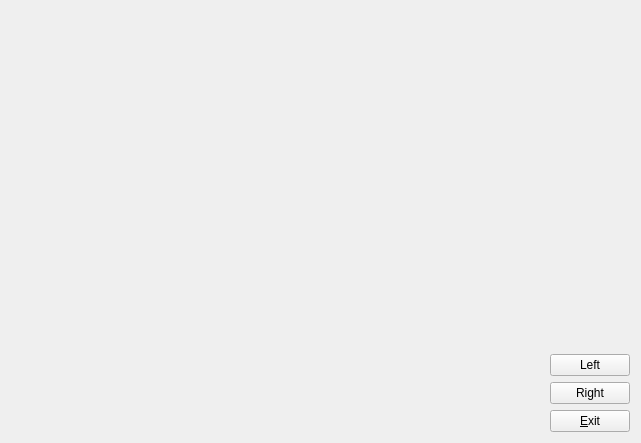
<?xml version="1.0" encoding="UTF-8"?>
<ui version="4.0">
 <class>MyForm</class>
 <widget class="QWidget" name="MyForm">
  <property name="geometry">
   <rect>
    <x>0</x>
    <y>0</y>
    <width>641</width>
    <height>443</height>
   </rect>
  </property>
  <property name="windowTitle">
   <string>IDI-Lab</string>
  </property>
  <layout class="QHBoxLayout" name="horizontalLayout">
   <item>
    <widget class="MyGLWidget" name="widget" native="true">
     <property name="sizePolicy">
      <sizepolicy hsizetype="Expanding" vsizetype="Expanding">
       <horstretch>0</horstretch>
       <verstretch>0</verstretch>
      </sizepolicy>
     </property>
    </widget>
   </item>
   <item>
    <layout class="QVBoxLayout" name="verticalLayout">
     <item>
      <spacer name="verticalSpacer">
       <property name="orientation">
        <enum>Qt::Vertical</enum>
       </property>
       <property name="sizeHint" stdset="0">
        <size>
         <width>20</width>
         <height>40</height>
        </size>
       </property>
      </spacer>
     </item>
     <item>
      <widget class="QPushButton" name="pushButton_3">
       <property name="text">
        <string>Left</string>
       </property>
      </widget>
     </item>
     <item>
      <widget class="QPushButton" name="pushButton_2">
       <property name="text">
        <string>Right</string>
       </property>
      </widget>
     </item>
     <item>
      <widget class="QPushButton" name="pushButton">
       <property name="sizePolicy">
        <sizepolicy hsizetype="Fixed" vsizetype="Fixed">
         <horstretch>0</horstretch>
         <verstretch>0</verstretch>
        </sizepolicy>
       </property>
       <property name="text">
        <string>&amp;Exit</string>
       </property>
      </widget>
     </item>
    </layout>
   </item>
  </layout>
 </widget>
 <customwidgets>
  <customwidget>
   <class>MyGLWidget</class>
   <extends>QWidget</extends>
   <header>MyGLWidget.h</header>
   <container>1</container>
   <slots>
    <slot>leftButton()</slot>
    <slot>rightButton()</slot>
   </slots>
  </customwidget>
 </customwidgets>
 <resources/>
 <connections>
  <connection>
   <sender>pushButton</sender>
   <signal>clicked()</signal>
   <receiver>MyForm</receiver>
   <slot>close()</slot>
   <hints>
    <hint type="sourcelabel">
     <x>630</x>
     <y>432</y>
    </hint>
    <hint type="destinationlabel">
     <x>640</x>
     <y>442</y>
    </hint>
   </hints>
  </connection>
  <connection>
   <sender>pushButton_3</sender>
   <signal>clicked()</signal>
   <receiver>widget</receiver>
   <slot>leftButton()</slot>
   <hints>
    <hint type="sourcelabel">
     <x>579</x>
     <y>351</y>
    </hint>
    <hint type="destinationlabel">
     <x>431</x>
     <y>261</y>
    </hint>
   </hints>
  </connection>
  <connection>
   <sender>pushButton_2</sender>
   <signal>clicked()</signal>
   <receiver>widget</receiver>
   <slot>rightButton()</slot>
   <hints>
    <hint type="sourcelabel">
     <x>559</x>
     <y>390</y>
    </hint>
    <hint type="destinationlabel">
     <x>512</x>
     <y>302</y>
    </hint>
   </hints>
  </connection>
 </connections>
</ui>
